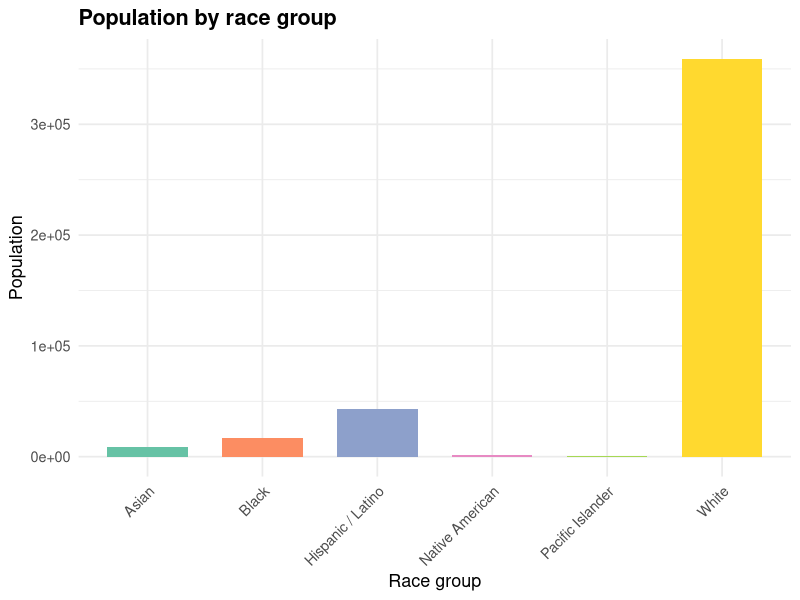

This chart was generated by the following R code:
## ---- chunk 1
#| echo: false
#| message: false
#| warning: false

library(tidyverse)

race_data <- read_csv("data/sarasota_race.csv")

race_data_long <- race_data |>
  pivot_longer(
    cols = c(total_pop, white, black, native_american, asian, pacific_islander, hispanic_latino),
    names_to = "category",
    values_to = "population"
  ) |>
  mutate(
    category = case_when(
      category == "total_pop" ~ "Total population",
      category == "white" ~ "White",
      category == "black" ~ "Black",
      category == "native_american" ~ "Native American",
      category == "asian" ~ "Asian",
      category == "pacific_islander" ~ "Pacific Islander",
      category == "hispanic_latino" ~ "Hispanic / Latino"
    )
  ) |>
  filter(category != "Total population")
## ---- chunk 2
#| echo: false
#| message: false

race_data_long |>
  select(category, population) |>
  arrange(desc(population)) |>
  knitr::kable(
    col.names = c("Category", "Population"),
    align = c("l", "r")
  )
## ---- chunk 3
#| echo: false
#| warning: false

race_data_long |>
  ggplot(aes(x = category, y = population, fill = category)) +
  geom_col(width = 0.7) +
  scale_fill_brewer(palette = "Set2") +
  labs(
    title = "Population by race group",
    x = "Race group",
    y = "Population"
  ) +
  theme_minimal(base_size = 13) +
  theme(
    legend.position = "none",
    axis.text.x = element_text(angle = 45, hjust = 1),
    plot.title = element_text(face = "bold")
  )
